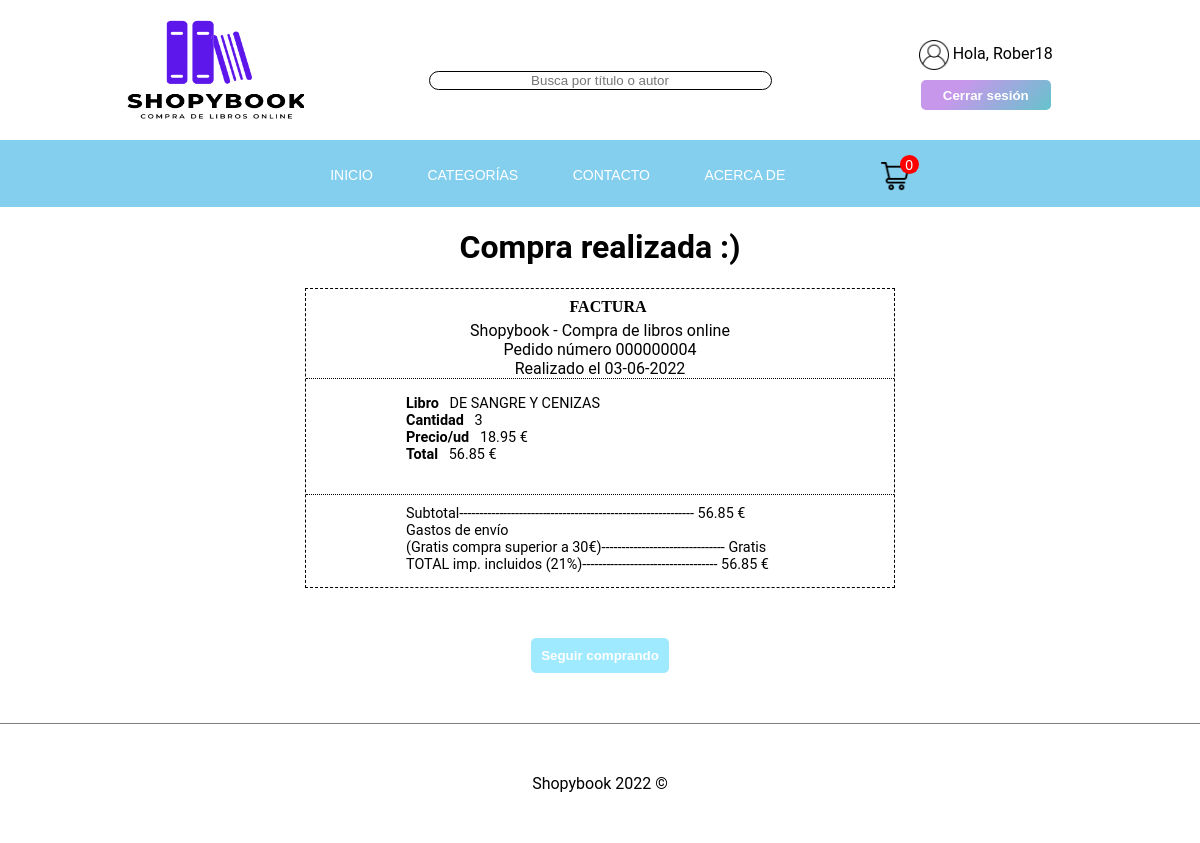
The app's page /pagar.php (signed in) with its own data.
### tables this page shows
CREATE TABLE `pedido` (
`id` INT( 10 ) NOT NULL AUTO_INCREMENT PRIMARY KEY,
`fecha` DATE NOT NULL ,
`total` FLOAT( 10 ) NOT NULL ,
`nombre` VARCHAR( 255 ) NOT NULL ,
`apellidos` VARCHAR( 255 ) NOT NULL ,
`direccion` VARCHAR( 255 )  NOT NULL ,
`num_tarjeta` VARCHAR( 512 ) NOT NULL ,
`fecha_cad` DATE NOT NULL ,
`cvs` INT( 3 ) NOT NULL ,
`estado` VARCHAR(255) NULL,
`usuarioID` INT( 10 ) 
);

CREATE TABLE `compra` (
`id` INT( 10 ) NOT NULL AUTO_INCREMENT PRIMARY KEY,
`titulo` VARCHAR( 255 ) NOT NULL ,
`imagen` VARCHAR( 512 )  NULL ,
`cantidad` INT(10)  NULL ,
`precio` FLOAT( 10 ) NOT NULL,
`libroID` INT( 4 ),
`pedidoID` INT( 10 )
);

CREATE TABLE `libro` (
`id` INT( 4 ) NOT NULL AUTO_INCREMENT PRIMARY KEY,
`isbn` BIGINT( 13 ) NOT NULL UNIQUE ,
`titulo` VARCHAR( 255 ) NOT NULL ,
`autor` VARCHAR( 255 ) NULL ,
`imagen` VARCHAR( 512 )  NULL ,
`descripcion` VARCHAR( 512 )  NULL ,
`valoracion` FLOAT( 10 ) NULL ,
`stock` INT(100) NULL ,
`precio` FLOAT( 10 ) NOT NULL, 
`categoriaID` INT(3) 
);

### include/DB.php (called while the page is built, shortened)
<?php
require_once('Libro.php');
require_once('User.php');
require_once('Pedido.php');
require_once('Categorias.php');
require_once('Compra.php');
class DB {
    protected static function ejecutaConsulta($sql) {
        try {
            $pdoConn = new PDO(DB_DSN, DB_USER, DB_PASSWD,
                    array(PDO::ATTR_ERRMODE => PDO::ERRMODE_EXCEPTION));
            $resultado = null;
            if (isset($pdoConn))
                $resultado = $pdoConn->query($sql);
        } catch (PDOException $e) {
            ("Error: " . $e->getMessage());
        }
        return $resultado;
    }
    public static function obtieneLibro($id) {
        $sql = "SELECT * FROM libro WHERE id=$id;";
        $resultado = self::ejecutaConsulta($sql);
        $libro = null;
        if (isset($resultado)) {
            $row = $resultado->fetch();
            $libro = new Libro($row);
        }
        return $libro;
    }
    public static function obtieneCliente($user) {
        $sql = "SELECT * FROM usuarios WHERE usuario='$user';";
        $resultado = self::ejecutaConsulta($sql);
        $user = null;
        if (isset($resultado)) {
            $row = $resultado->fetch();
            $user = new User($row);
        }
        return $user;
    }
    public static function obtienePedidosCliente($id) {
        $sql = "SELECT * FROM pedido WHERE usuarioID=$id ORDER BY id DESC;";
        $resultado = self::ejecutaConsulta($sql);
        $pedidos = array();
        if ($resultado) {
            $row = $resultado->fetch();
            while ($row != null) {
                $pedidos[] = new Pedido($row);
                $row = $resultado->fetch();
            }
        }
        return $pedidos;
    }
    public static function obtieneCompra($pedidoID) {
        $sql = "SELECT * FROM compra WHERE pedidoID = '$pedidoID';";
        $resultado = self::ejecutaConsulta($sql);
        $compra = array();
        if ($resultado) {
            $row = $resultado->fetch();
            while ($row != null) {
                $compra[] = new Compra($row);
                $row = $resultado->fetch();
            }
        }
        return $compra;
    }
}

### include/User.php (called while the page is built, shortened)
<?php
class User {
    protected $id;
    public function getid() {return $this->id; }
    public function __construct($row) {
        $this->id = $row['id'];
    }
}
?>

### include/Pedido.php (called while the page is built, shortened)
<?php
class Pedido {
    protected $id;
    public function getid() {return $this->id; }
    public function __construct($row) {
        $this->id = $row['id'];
    }
}
?>

### include/Compra.php (called while the page is built, shortened)
<?php
require_once('DB.php');
class Compra {
    protected $cantidad;
    protected $libroID;
    public function getcantidad() {return $this->cantidad; }
    public function getlibroId() {return $this->libroID; }
    public function __construct($row) {
        $this->cantidad = $row['cantidad'];
        $this->libroID= $row['libroID'];
    }
}
?>

### include/Libro.php (called while the page is built, shortened)
<?php
class Libro {
    protected $titulo;
    protected $precio;
    public function gettitulo() {return $this->titulo; }
    public function getprecio() {return $this->precio; }
    public function __construct($row) {
        $this->titulo = $row['titulo'];
        $this->precio = $row['precio'];
    }
}
?>

### pagar.php (the view, shortened to what this page needs)
<?php
require_once './templates/header.php';
require_once './include/DB.php';
$nomUser = $_SESSION['usuario'];
$user = DB::obtieneCliente($nomUser);
$idPedido = DB::obtienePedidosCliente($user->getid());
?>
<div id='compra-realizada'>
    <div>
        <h1>Compra realizada :)</h1>
    </div>
    <div id='factura'>
        <div>
            <h5>Factura</h5>
            <p id='fecha-factura'>
                Shopybook - Compra de libros online<br/>
                Pedido número <?php echo substr(str_repeat(0, 9) . $idPedido[0]->getid(), - 9); ?><br/>
                Realizado el <?php echo date('d-m-Y', time()); ?>
            </p>
            <p id='productos'>
                <?php
                $totalPrecio = 0;
                $compra = DB::obtieneCompra($idPedido[0]->getid());
                foreach ($compra as $c) {
                    $libro = DB::obtieneLibro($c->getlibroId());
                    ?>
                    <?php echo '<b>Libro</b> &nbsp;&nbsp;'.$libro->gettitulo().'<br/>'; ?>
                    <?php echo '<b>Cantidad</b> &nbsp;&nbsp;' . $c->getcantidad().'<br/>'; ?>
                    <?php echo '<b>Precio/ud</b> &nbsp;&nbsp;' . number_format($libro->getprecio(), 2); ?> € <br/>
                    <?php
                    $totalPrecio += number_format($c->getcantidad() * $libro->getprecio(), 2);
                    echo '<b>Total</b> &nbsp;&nbsp;' . number_format($c->getcantidad() * $libro->getprecio(), 2);
                    ?> €<br/><br/>
                    <?php
                }
                ?>
            </p>
            <p id='total'>
            Subtotal-----------------------------------------------------------
            <?php echo number_format($totalPrecio, 2); ?> €<br/>
            Gastos de envío<br/>(Gratis compra superior a 30€)-------------------------------
            <?php
            $result='Gratis';
            ($totalPrecio > 30) ? $result  : $result = '3.99 €';
            echo $result
            ?><br/>
            TOTAL imp. incluidos (21%)----------------------------------
            <?php
            ($totalPrecio > 30) ? $totalPrecio : $totalPrecio += 3.99;
            echo number_format($totalPrecio, 2);
            ?> €
            </p>
        </div>
    </div>
    <div>
        <a href="index.php"><input type='submit' value='Seguir comprando' id='volver-tienda'/></a>
    </div>
</div>
<?php require_once './templates/footer.php'; ?>

### css/style.css (style rules this page uses)
html { min-height: 100%; position: relative; }
body { overflow-x: hidden; height: 100%; margin: 0; font-family: Work Sans,Source Sans Pro,Roboto,Helvetica Neue,Arial,sans-serif, arial; }

### css/libros.css (style rules this page uses)
h5 { margin: 0 auto; padding: 8px; width: 100%; height: 40px; white-space: normal; font-size: 1rem; line-height: 1.2; letter-spacing: normal; font-family: Work Sans; font-weight: 600; text-transform: uppercase; }

### css/cesta.css (style rules this page uses)
#volver-tienda { min-width: 120px; height: 35px; color: #fff; padding: 5px 10px; font-weight: bold; cursor: pointer; transition: all 0.3s ease; position: relative; display: inline-block; outline: none; border-radius: 5px; border: none; background-size: 120% auto; background: #a0eaff; }
#compra-realizada { width: 100%; }
#compra-realizada div { width: 70%; margin: 0 auto; text-align: center; }
#factura { height: 50%; padding-bottom: 50px; }
#factura h5 { margin: 0 auto; height: 0; white-space: normal; font-size: 1rem; line-height: 1.2; letter-spacing: normal; text-transform: uppercase; }
#fecha-factura { border-bottom: 1px dotted black; }
#factura div { border: 1px dashed black; }
#productos { text-align: left; margin-left: 100px; margin-right: 50px; font-size: 1.2vw; }
#total { text-align: left; border-top: 1px dotted black; font-size: 1.2vw; padding-left: 100px; padding-top: 10px; }

### records on screen
pedido: id "000000004"
compra: libroID.titulo "DE SANGRE Y CENIZAS", cantidad "3", libroID.precio "18.95", $c->getcantidad()*$libro->getprecio() "56.85"

### other values on screen
$_SESSION['usuario'] "Rober18"
$result "0"
$totalPrecio "56.85"
$result "Gratis"
